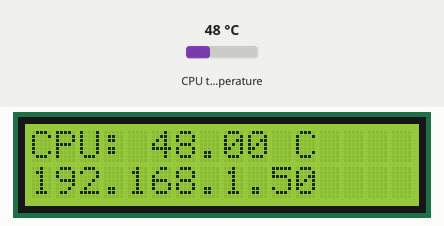
Bench run of a program on a simulated Raspberry Pi (BCM pin numbers). Parts: 16×2 character LCD. Inputs (shaded band) come from the test bench; at power-on: CPU temperature 48 °C. Library files of the repository ran but are not shown: PCF8574.py, Adafruit_LCD1602.py; what the program prints to the terminal is not drawn.

Above: at 1.2 s.
1.3 s: CPU temperature set to 31 °C
At 5.7 s:
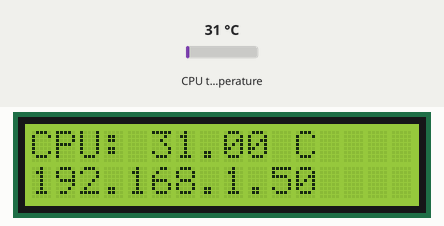
7.4 s: CPU temperature set to 44 °C
At 11.4 s:
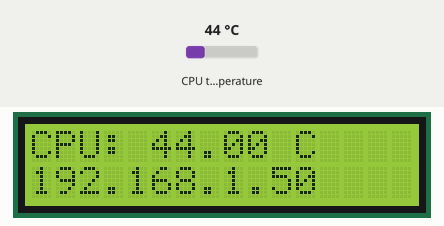
13.5 s: CPU temperature set to 58 °C
At 16.0 s:
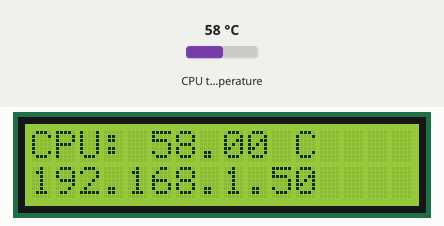
Timing chart, 0 to 17.5 s (numbered marks = the images above; inputs shaded):
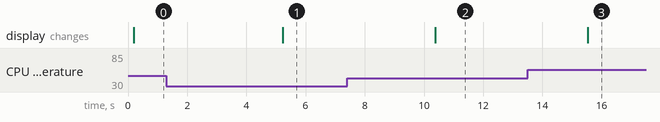

Measured:
- after the input at 1.3 s, the display: first changes after 3.9 s (image 1 shows a later state)
- after the input at 7.4 s, the display: first changes after 3.0 s (image 2 shows a later state)
- after the input at 13.5 s, the display: first changes after 2.0 s (image 3 shows a later state)

The program:

DisplayLCD.py
```python
#!/usr/bin/env python3
########################################################################
# Filename    : I2CLCD1602.py
# Description : Use the LCD display data
# Author      : freenove
# modification: 2018/08/03
########################################################################
from PCF8574 import PCF8574_GPIO
from Adafruit_LCD1602 import Adafruit_CharLCD

from time import sleep, strftime
from datetime import datetime
import socket

def get_ip():
    s = socket.socket(socket.AF_INET, socket.SOCK_DGRAM)
    try:
        # doesn't even have to be reachable
        s.connect(('10.255.255.255', 1))
        IP = s.getsockname()[0]
    except:
        IP = '127.0.0.1'
    finally:
        s.close()
    return IP


def get_cpu_temp():     # get CPU temperature and store it into file "/sys/class/thermal/thermal_zone0/temp"
    tmp = open('/sys/class/thermal/thermal_zone0/temp')
    cpu = tmp.read()
    tmp.close()
    return '{:.2f}'.format( float(cpu)/1000 ) + ' C'

def get_time_now():     # get system time
    return datetime.now().strftime('    %H:%M:%S')

def loop():
    mcp.output(3,0)
    mcp.output(3,1)     # turn on LCD backlight
    lcd.begin(16,2)     # set number of LCD lines and columns
    while(True):
        #lcd.clear()
        lcd.setCursor(0,0)  # set cursor position
        lcd.message( 'CPU: ' + get_cpu_temp()+'\n' )# display CPU temperature
        lcd.message(  get_ip().ljust(16)  )   # display the time
        sleep(5)

def destroy():
    lcd.clear()

PCF8574_address = 0x27  # I2C address of the PCF8574 chip.
PCF8574A_address = 0x3F  # I2C address of the PCF8574A chip.
# Create PCF8574 GPIO adapter.
try:
    mcp = PCF8574_GPIO(PCF8574_address)
except:
    try:
        mcp = PCF8574_GPIO(PCF8574A_address)
    except:
        print ('I2C Address Error !')
        exit(1)
# Create LCD, passing in MCP GPIO adapter.
lcd = Adafruit_CharLCD(pin_rs=0, pin_e=2, pins_db=[4,5,6,7], GPIO=mcp)

if __name__ == '__main__':
    print ('Program is starting ... ')
    try:
        loop()
    except KeyboardInterrupt:
        destroy()
```
